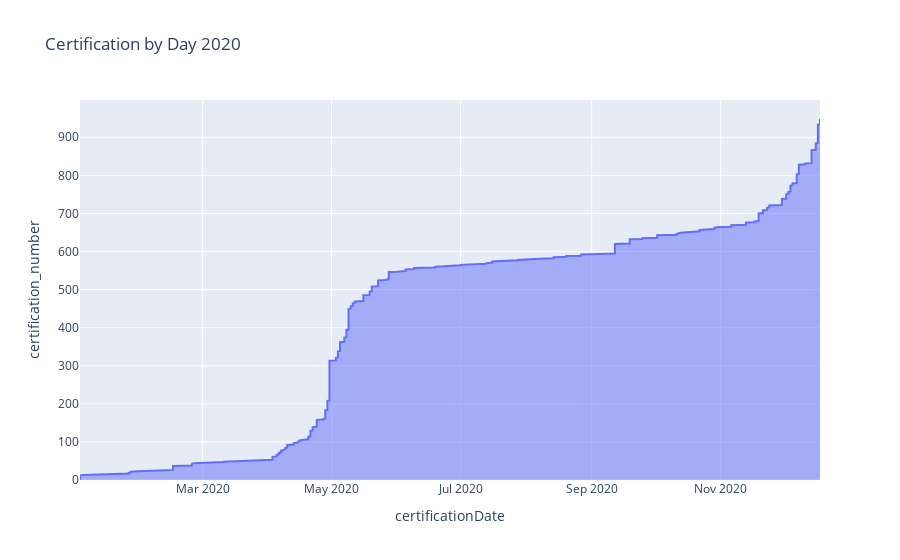

Notebook code cell kept with this figure:
### Code cell
df2020 = df2020.sort_values("certificationDate")
df2020['certification_number'] = np.arange(0,len(df2020))
fig = px.area(df2020, y="certification_number",x="certificationDate",title="Certification by Day 2020")
fig.show()

### Figure 1 — Plotly figure (JSON) as saved in the notebook; plotly's stock layout.template omitted (floating-point values rounded to 4 significant figures; data arrays with more than 128 entries replaced by an {"elided": "..."} marker saying what was removed)
{"data": [{"hovertemplate": "certificationDate=%{x}<br>certification_number=%{y}<extra></extra>", "legendgroup": "", "line": {"color": "#636efa"}, "mode": "lines", "name": "", "orientation": "v", "showlegend": false, "stackgroup": "1", "type": "scatter", "x": {"elided": "949 str values"}, "xaxis": "x", "y": {"elided": "949 int values"}, "yaxis": "y"}], "layout": {"legend": {"tracegroupgap": 0}, "title": {"text": "Certification by Day 2020"}, "xaxis": {"anchor": "y", "domain": [0, 1], "title": {"text": "certificationDate"}}, "yaxis": {"anchor": "x", "domain": [0, 1], "title": {"text": "certification_number"}}}}
